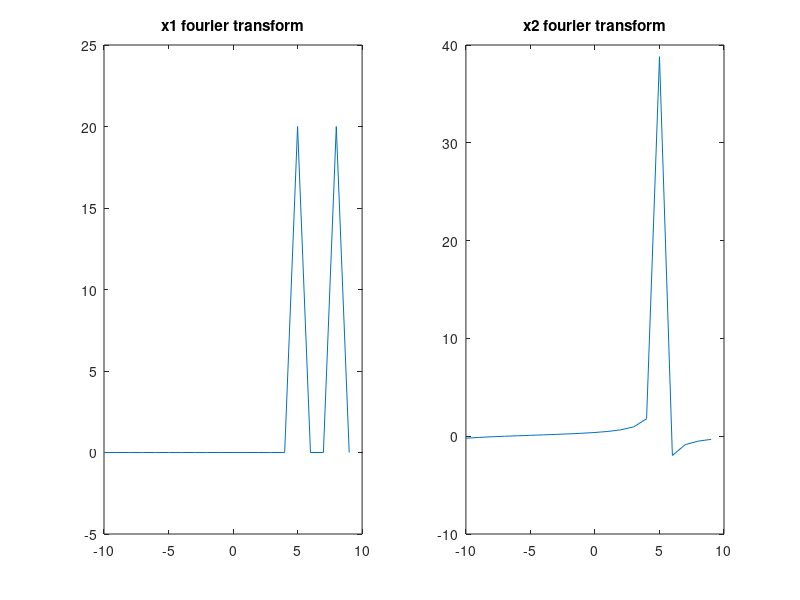

Reproduce this figure in MATLAB.
clc;
clearvars;
close all;

fs = 20;
ts = 1/fs;
t = 0 : ts : 1 - ts;
N = 20;
f = -fs/2 : fs/N : fs/2 - fs/N;
x1 = exp(j * 2 * pi * 5 .* t) + exp(j * 2 * pi * 8 .* t);
x2 = exp(j * 2 * pi * 5 .* t) + exp(j * 2 * pi * 5.1 .* t);
Fx1 = fftshift(fft(x1));
Fx2 = fftshift(fft(x2));
figure;
subplot(1, 2, 1);
plot(f, Fx1);
title('x1 fourier transform')
subplot(1, 2, 2);
plot(f, Fx2);
title('x2 fourier transform')